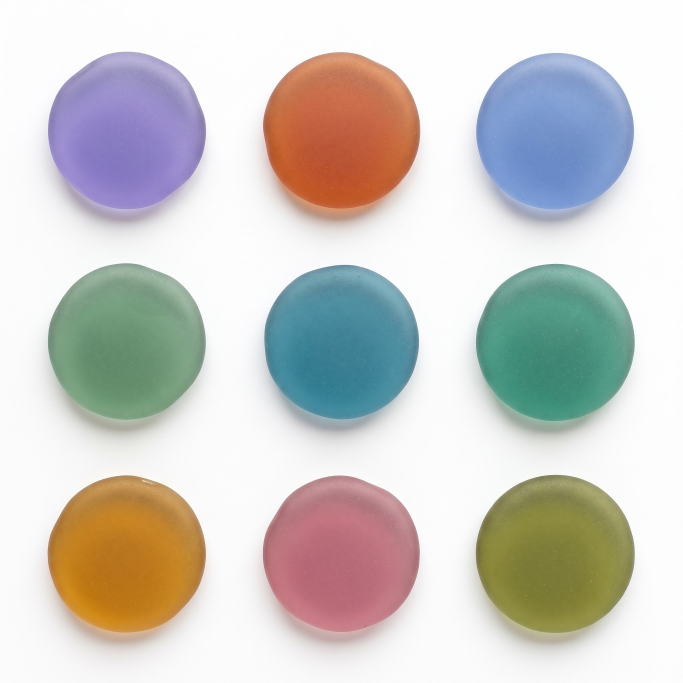
#> input picture docs/mood-cam/gemini-dokuz-disk.jpg, 2048 x 2048 px, found by its file name (shown at 1/3 size)
$ python cut-mood-discs.py docs/mood-cam/gemini-dokuz-disk.jpg assets/mood /tmp
#> lines starting #> are read from the running program, lines starting #| are printed output that depends on the picture; after the words box and inside, x2 and y2 are one past the last pixel; in counts of white or black regions, pixels touching at a corner belong together
# Duygu çiçeğinin cam diskleri (15 Kasım 2026): Gemini'nin ürettiği 3x3 buzlu cam görselinden dokuz diski keser.
# Kaynak docs/mood-cam/gemini-dokuz-disk.jpg; çıktı assets/mood/<duygu>.webp (240 px, saydam kenar).
# Gölge diskin altına düştüğü için maske, üst yarıdan ölçülen daire. Önizleme: <önizleme klasörü>/cut-l.png, cut-d.png
# Kullanım (numpy, pillow, scipy gerekir): python3 scripts/brand/cut-mood-discs.py docs/mood-cam/gemini-dokuz-disk.jpg assets/mood /tmp
import sys, numpy as np
from PIL import Image
from scipy import ndimage as nd
src, outdir = sys.argv[1], sys.argv[2]
im=np.asarray(Image.open(src).convert('RGB')).astype(float)
mx=im.max(2); mn=im.min(2); lum=im.mean(2)
mask=((mx-mn)>16)|(lum<228)
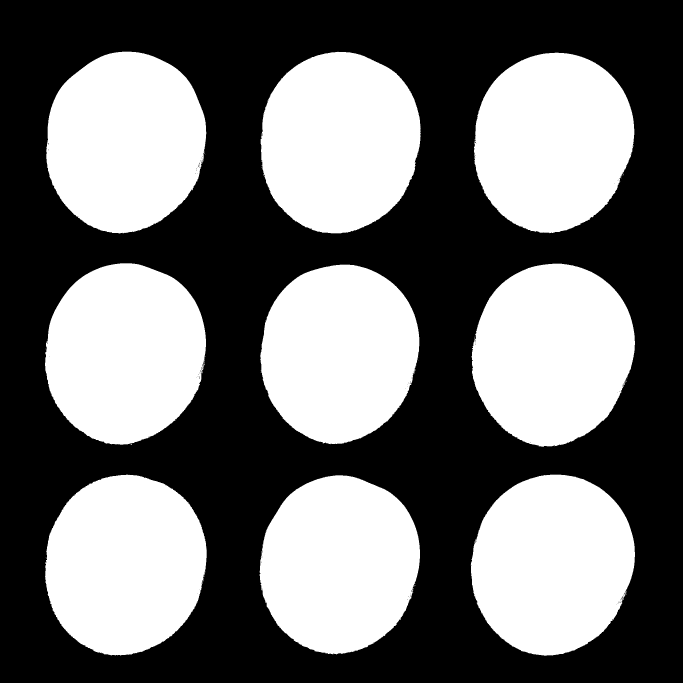
#> mask: shape (2048, 2048) bool (shown at 1/3 size); 44.1% white; 46 white regions (37 under 20 px), largest, box (x1, y1, x2, y2) and area: (1412, 1424, 1905, 1967) 208247, (1414, 791, 1905, 1340) 208070, (782, 155, 1262, 700) 206998
mask=nd.binary_opening(mask,iterations=2)
#> mask: shape (2048, 2048) bool; 44% white; 9 white regions, largest, box (x1, y1, x2, y2) and area: (1412, 1424, 1905, 1967) 208067, (1414, 791, 1905, 1340) 207914, (782, 155, 1262, 700) 206876
lab,n=nd.label(mask)
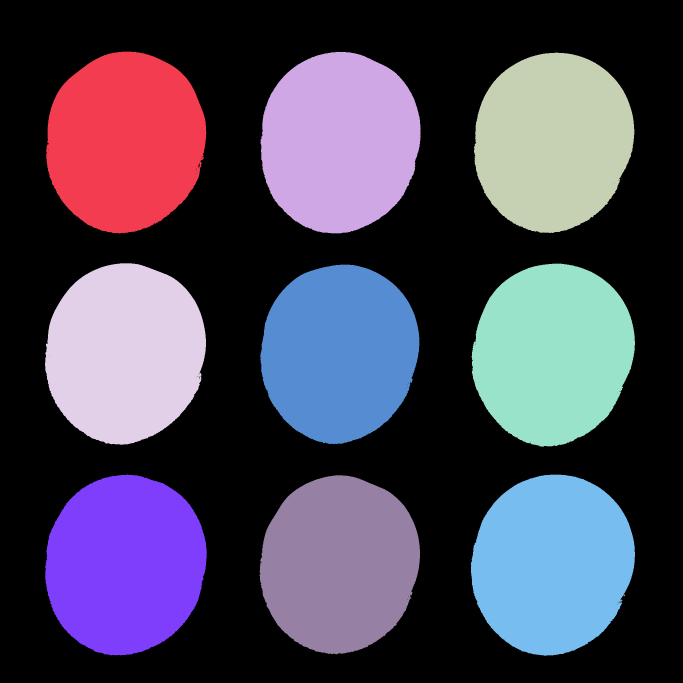
#> lab: shape (2048, 2048) int32 (shown at 1/3 size); 11 distinct labels, from 0 to 10; one colour per label, 0 black
#> n = 10
sizes=nd.sum(mask,lab,range(1,n+1))
#> sizes = [205457, 206876, 203413, 205904, 207914, 200466, 206780, 208049, 201530, 18]
keep=np.argsort(sizes)[::-1][:9]+1
#> keep = [8, 5, 2, 7, 4, 1, 3, 9, 6]
objs=[]
for k in keep:
    ys,xs=np.where(lab==k); objs.append((ys.mean(),xs.mean(),k,ys.min(),ys.max(),xs.min(),xs.max()))
#> this loop made 9 passes
#> k on passes 1, 2, 4, 6, 7, 8, 9: 8, 5, 7, 1, 3, 9, 6
#> after the loop, objs = 9 items
objs.sort(key=lambda o:(round(o[0]/400),o[1]))
ids=['kaygi','ofke','yas','kabul','kontrol','ic-huzur','cesaret','sukran','sadelik']
for (cy,cx,k,y0,y1,x0,x1),name in zip(objs,ids):
    m=nd.binary_fill_holes(lab==k)
    # Gölge diskin altına düşüyor: yarıçapı üst yarıdaki genişlikten, merkezi üst kenardan bul; daire maskesi.
    ys,xs=np.where(m)
    top=ys.min()
    rows=[(y, xs[ys==y].min(), xs[ys==y].max()) for y in range(top, top+int((y1-y0)*0.55))]
    w=max(r[2]-r[1] for r in rows); yw=[r for r in rows if r[2]-r[1]==w][0]
    r=w/2*0.955; ccx=(yw[1]+yw[2])/2; ccy=top+w/2
    size=int(r*2)+8; t,l=int(ccy-size/2),int(ccx-size/2)
    Y,X=np.mgrid[t:t+size,l:l+size]
    d=np.sqrt((X-ccx)**2+(Y-ccy)**2)
    al=np.clip((r-d)/2.2+0.5,0,1)
    rgb=im[t:t+size,l:l+size]
    out=np.dstack([rgb,al*255]).clip(0,255).astype(np.uint8)
    Image.fromarray(out,"RGBA").resize((240,240),Image.LANCZOS).save(f"{outdir}/{name}.webp",quality=88)
    print(name,int(r))
#> this loop made 9 passes
#> (cy, cx, k, y0, y1, x0, x1, name) on passes 1 to 9: (424.7, 375.7, 1, 155, 700, 139, 618, 'kaygi'), (425.3, 1018.4, 2, 155, 699, 782, 1261, 'ofke'), (423.8, 1658.4, 3, 158, 698, 1422, 1902, 'yas'), (1058.3, 374.4, 4, 790, 1333, 135, 617, 'kabul'), (1057.7, 1017.4, 6, 794, 1331, 781, 1257, 'kontrol'), (1059.7, 1657.4, 5, 791, 1339, 1414, 1904, 'ic-huzur'), (1693.1, 374.9, 7, 1424, 1965, 135, 619, 'cesaret'), (1692.1, 1017.7, 9, 1426, 1962, 779, 1259, 'sukran'), (1691.8, 1656.4, 8, 1424, 1966, 1412, 1904, 'sadelik')
#| kaygi 226
#| ofke 228
#| yas 227
#| kabul 228
#| kontrol 225
#| ic-huzur 232
#| cesaret 229
#| sukran 227
#> (further printed lines are left out)
#> pass 1, `Y,X=np.mgrid[t:t+size,l:l+size]`:
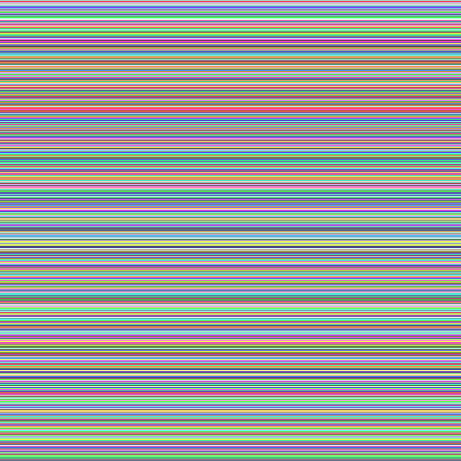
#> Y: shape (461, 461) int64; 461 distinct labels, from 162 to 622; one colour per label, 0 black
#> pass 1, `d=np.sqrt((X-ccx)**2+(Y-ccy)**2)`:
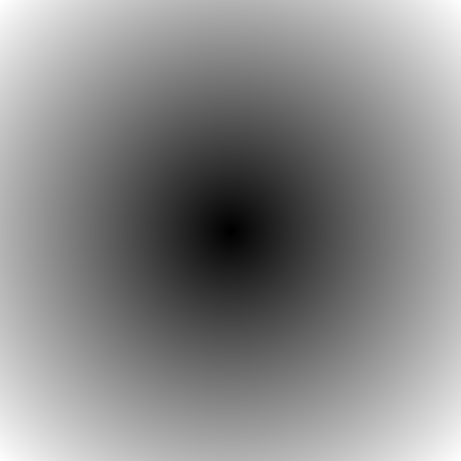
#> d: shape (461, 461) float64; min 0.707, max 326, mean 176.4; drawn with min black and max white
#> after the loop:
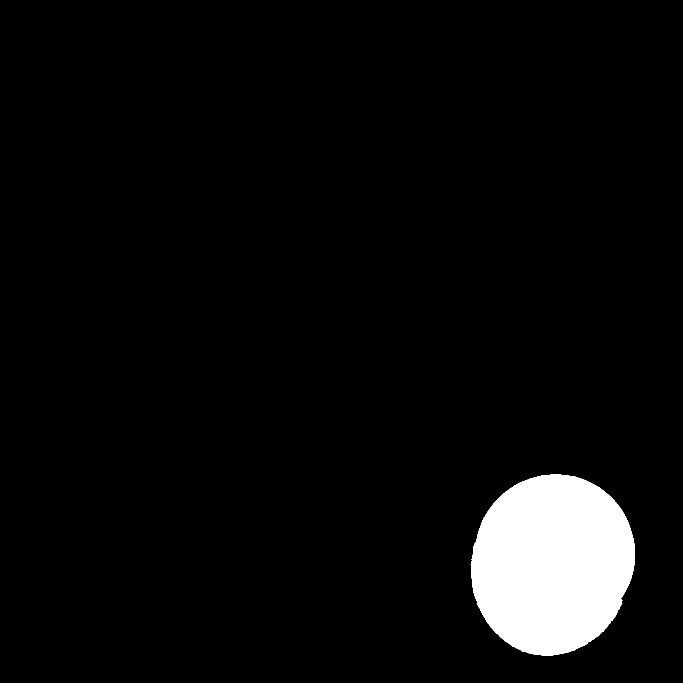
#> m: shape (2048, 2048) bool (shown at 1/3 size); 5% white; 1 white region, box (x1, y1, x2, y2) and area: (1412, 1424, 1905, 1967) 208062
#> after the loop:
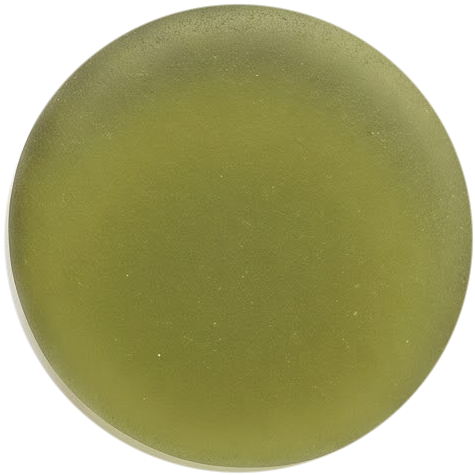
#> out: shape (475, 475, 4); mean R, G, B, A 157.7, 156.4, 103.1, 194.4; transparent parts drawn white
for bg,nm in [((244,241,234),'l'),((20,29,42),'d')]:
    c=Image.new('RGB',(248*9+8,280),bg)
    for i,n in enumerate(ids):
        p=Image.open(f'{outdir}/{n}.webp'); c.paste(p,(i*248+8,20),p)
    c.save(f'{sys.argv[3]}/cut-{nm}.png')
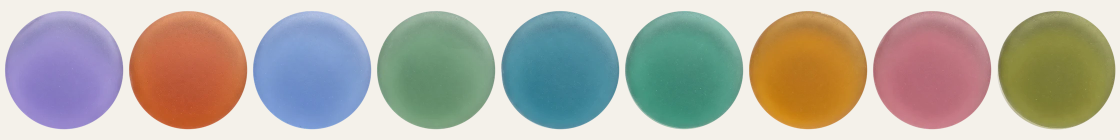
#> saved as cut-l.png: PIL image 2240x280 RGB (shown at 1/2 size); mean R, G, B 179.1, 175.2, 165.7
